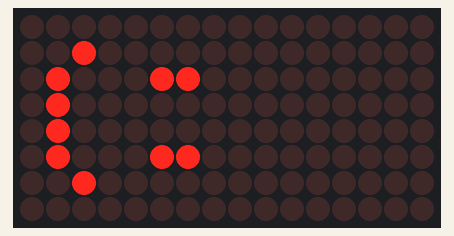
Recording of a sketch running on a simulated Arduino Uno, built with avr-gcc and run on an emulated ATmega328P. On the bench: 16×8 LED matrix. What the sketch prints to the serial monitor is not drawn.

Above: at 0.1 s.

The sketch:

Led_matrix.ino
```cpp
//We always have to include the library
#include "LedControlMS.h"

/*
 Now we need a LedControl to work with.
 ***** These pin numbers will probably not work with your hardware *****
 pin 12 is connected to the DataIn
 pin 11 is connected to the CLK
 pin 10 is connected to LOAD
 We have only a single MAX72XX.
 */
#define NBR_MTX 2
LedControl lc=LedControl(12,11,10, NBR_MTX);

String digits= "1234567890";
int digitCounter=0;
/* we always wait a bit between updates of the display */
unsigned long delaytime=300;


void setup() {
  /*
   The MAX72XX is in power-saving mode on startup,
   we have to do a wakeup call
   */
  Serial.begin (9600);
  Serial.println("Setup");
  digitCounter=0;
  for (int i=0; i< NBR_MTX; i++){
    lc.shutdown(i,false);
  /* Set the brightness to a medium values */
    lc.setIntensity(i,8);
  /* and clear the display */
    lc.clearDisplay(i);
  }

  Serial.println("LED0: 1 2");
  lc.setLed(0,1,2,true);
  Serial.println("LED0: 2 1");
  lc.setLed(0,2,1,true);
  Serial.println("LED0: 3 1");
  lc.setLed(0,3,1,true);
  Serial.println("LED0: 4 1");
  lc.setLed(0,4,1,true);
  Serial.println("LED0: 6 2");
  lc.setLed(0,6,2,true);
  Serial.println("LED0: 5 1");
  lc.setLed(0,5,1,true);
  Serial.println("LED0: 2 5");
  lc.setLed(0,2,5,true);
  Serial.println("LED0: 2 6");
  lc.setLed(0,2,6,true);
  Serial.println("LED0: 5 5");
  lc.setLed(0,5,5,true);
  Serial.println("LED0: 5 6");  //Getal van de positie van de led opschrijven achter LED0: (Posities zitten in het mapje)
  lc.setLed(0,5,6,true);        // Getal tussen de haakjes na de 0 zetten


  //clearAll();
}


void loop() {

}
```
